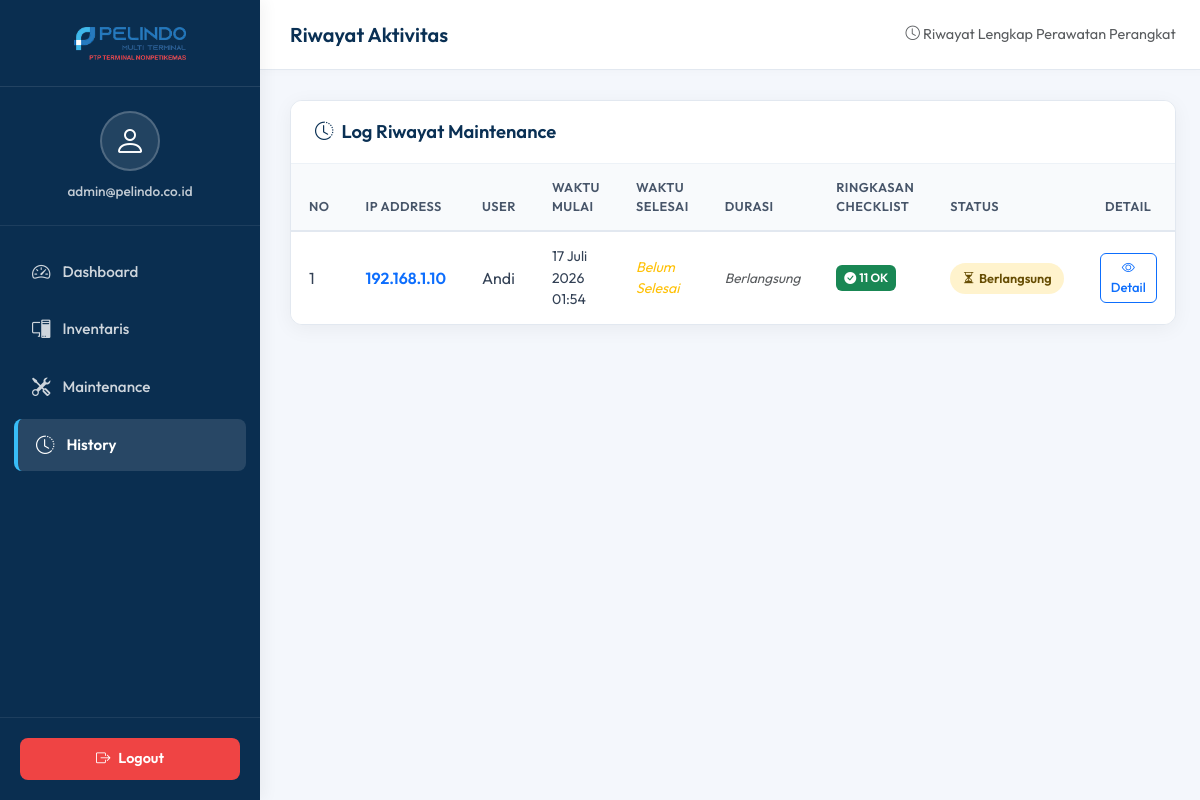
The page /history/index.php (signed in) on the database its author committed.
### tables this page shows
CREATE TABLE maintenance (

    id_maintenance      INT AUTO_INCREMENT PRIMARY KEY,

    ip_address          VARCHAR(20) NOT NULL,

    pelaksana_perawatan VARCHAR(100) NOT NULL,

    teknisi             VARCHAR(100) NOT NULL,

    tipe_perawatan      VARCHAR(100) NOT NULL,

    periode_perawatan   VARCHAR(100) NOT NULL,

    permasalahan        TEXT,

    aksi                TEXT,

    keterangan          TEXT,

    start_time          DATETIME NOT NULL,

    finish_time         DATETIME NULL DEFAULT NULL,

    status_maintenance  ENUM('Berlangsung','Selesai') NOT NULL DEFAULT 'Berlangsung',

    FOREIGN KEY(ip_address)
    REFERENCES inventaris(ip_address)
    ON UPDATE CASCADE
    ON DELETE RESTRICT

);

CREATE TABLE inventaris (
    ip_address VARCHAR(20) NOT NULL PRIMARY KEY,
    user VARCHAR(100) NOT NULL,
    jenis_barang VARCHAR(50) NOT NULL,
    sub_jenis_barang VARCHAR(50) NOT NULL,
    harga_per_unit BIGINT NOT NULL,
    serial_number VARCHAR(100) NOT NULL
);

### config/helper.php (called while the page is built, shortened)
<?php
function formatWaktuIndo(?string $datetime): string
{
    $bulan = [
        1  => 'Januari',  2  => 'Februari', 3  => 'Maret',
        4  => 'April',    5  => 'Mei',       6  => 'Juni',
        7  => 'Juli',     8  => 'Agustus',   9  => 'September',
        10 => 'Oktober',  11 => 'November',  12 => 'Desember',
    ];
    $ts  = strtotime($datetime);
    $tgl = (int) date('j',  $ts);
    $bln = (int) date('n',  $ts);
    $thn =       date('Y',  $ts);
    $jam =       date('H:i', $ts);
    return "$tgl {$bulan[$bln]} $thn $jam";
}

### history/index.php (the view, shortened to what this page needs)
<?php
include "../config/koneksi.php";
include "../config/helper.php";
$data = mysqli_query($conn, "
    SELECT
        m.id_maintenance,
        m.start_time,
        m.finish_time,
        m.status_maintenance,
        m.teknisi,
        m.tipe_perawatan,
        i.ip_address,
        i.user,
        COUNT(CASE WHEN mc.status = 'OK' THEN 1 END) as ok_count,
        COUNT(CASE WHEN mc.status = 'Perlu Perbaikan' THEN 1 END) as repair_count,
        COUNT(CASE WHEN mc.status = 'Diganti' THEN 1 END) as replace_count
    FROM maintenance m
    JOIN inventaris  i ON m.ip_address = i.ip_address
    LEFT JOIN maintenance_checklist mc ON m.id_maintenance = mc.id_maintenance
    GROUP BY m.id_maintenance
    ORDER BY m.start_time DESC
");
?>
<!DOCTYPE html>
<html lang="id">
<head>
    <link href="https://cdn.jsdelivr.net/npm/bootstrap@5.3.3/dist/css/bootstrap.min.css" rel="stylesheet">
    <link href="https://cdn.jsdelivr.net/npm/bootstrap-icons@1.11.3/font/bootstrap-icons.css" rel="stylesheet">
    <link rel="stylesheet" href="../assets/css/style.css">
</head>
<body>
<div class="sidebar-layout">
    <div class="sidebar">
        <div class="sidebar-logo">
            <div class="logo-wrapper">
                <img src="../assets/logo-pelindo.png" alt="Logo Pelindo">
            </div>
        </div>
        <div class="sidebar-user">
            <div class="sidebar-user-avatar">
                <i class="bi bi-person"></i>
            </div>
            <div class="sidebar-user-email">admin@pelindo.co.id</div>
        </div>
        <div class="sidebar-nav">
            <a href="../assets/dashboard.php"><i class="bi bi-speedometer2"></i> Dashboard</a>
            <a href="../inventaris/index.php"><i class="bi bi-pc-display"></i> Inventaris</a>
            <a href="../maintenance/index.php"><i class="bi bi-tools"></i> Maintenance</a>
            <a href="index.php" class="active"><i class="bi bi-clock-history"></i> History</a>
        </div>
        <div class="sidebar-footer">
            <a href="../assets/logout.php" class="btn-logout"><i class="bi bi-box-arrow-right"></i> Logout</a>
        </div>
    </div>
    <div class="main-content">
        <div class="top-navbar">
            <h5 class="top-navbar-title">Riwayat Aktivitas</h5>
            <div class="text-muted" style="font-size: 0.9rem;">
                <i class="bi bi-clock"></i> Riwayat Lengkap Perawatan Perangkat
            </div>
        </div>
        <div class="content-body">
            <div class="modern-card">
                <div class="modern-card-header">
                    <h5 class="modern-card-title"><i class="bi bi-clock-history me-2"></i>Log Riwayat Maintenance</h5>
                </div>
                <div class="modern-card-body p-0">
                    <div class="table-responsive">
                        <table class="table modern-table table-hover align-middle mb-0">
                            <thead>
                                <tr>
                                    <th>No</th>
                                    <th>IP Address</th>
                                    <th>User</th>
                                    <th>Waktu Mulai</th>
                                    <th>Waktu Selesai</th>
                                    <th>Durasi</th>
                                    <th>Ringkasan Checklist</th>
                                    <th>Status</th>
                                    <th width="100" class="text-center">Detail</th>
                                </tr>
                            </thead>
                            <tbody>
                                <?php
                                $no = 1;
                                if (mysqli_num_rows($data) == 0):
                                ?>
                                    <tr>
                                        <td colspan="9" class="text-center py-4 text-muted">Belum ada riwayat aktivitas.</td>
                                    </tr>
                                <?php
                                else:
                                    while ($d = mysqli_fetch_assoc($data)):
                                        $isBerlangsung = ($d['status_maintenance'] === 'Berlangsung');
                                        $durasi = hitungDurasiTeks($d['start_time'], $d['finish_time']);
                                ?>
                                    <tr>
                                        <td><?= $no++ ?></td>
                                        <td class="fw-semibold text-primary"><?= htmlspecialchars($d['ip_address']) ?></td>
                                        <td><?= htmlspecialchars($d['user']) ?></td>
                                        <td style="font-size: 0.88rem;"><?= formatWaktuIndo($d['start_time']) ?></td>
                                        <td style="font-size: 0.88rem;">
                                            <?php if ($isBerlangsung): ?>
                                                <span class="text-warning fst-italic">Belum Selesai</span>
                                            <?php else: ?>
                                                <?= formatWaktuIndo($d['finish_time']) ?>
                                            <?php endif; ?>
                                        </td>
                                        <td style="font-size: 0.85rem;">
                                            <?php if ($isBerlangsung): ?>
                                                <span class="text-muted fst-italic">Berlangsung</span>
                                            <?php else: ?>
                                                <?= htmlspecialchars($durasi) ?>
                                            <?php endif; ?>
                                        </td>
                                        <td>
                                            <div class="d-flex flex-wrap gap-1">
                                                <?php if ($d['ok_count'] > 0): ?>
                                                    <span class="badge-compact bg-success text-white" title="Item status OK"><i class="bi bi-check-circle-fill"></i> <?= $d['ok_count'] ?> OK</span>
                                                <?php endif; ?>
                                            </div>
                                        </td>
                                        <td>
                                            <span class="badge-status <?= $isBerlangsung ? 'badge-status-berlangsung' : 'badge-status-selesai' ?>">
                                                <i class="bi <?= $isBerlangsung ? 'bi-hourglass-split' : 'bi-check-circle-fill' ?>"></i>
                                                <?= htmlspecialchars($d['status_maintenance']) ?>
                                            </span>
                                        </td>
                                        <td>
                                            <div class="d-flex justify-content-center">
                                                <a href="../maintenance/detail.php?id=<?= $d['id_maintenance'] ?>" class="btn btn-sm btn-outline-primary" style="padding: 4px 10px; font-size: 0.82rem; font-weight: 500; border-radius: 6px;">
                                                    <i class="bi bi-eye"></i> Detail
                                                </a>
                                            </div>
                                        </td>
                                    </tr>
                                <?php
                                    endwhile;
                                endif;
                                ?>
                            </tbody>
                        </table>
                    </div>
                </div>
            </div>
        </div>
    </div>
</div>
</body>
</html>

### assets/css/style.css (style rules this page uses)
:root { --pelindo-primary: #005CB9; --pelindo-secondary: #0077B6; --pelindo-dark: #0A3054; --pelindo-light: #F4F7FC; --sidebar-bg: #0A2E50; --sidebar-active: rgba(255, 255, 255, 0.12); --sidebar-hover: rgba(255, 255, 255, 0.06); --card-shadow: 0 4px 20px rgba(0, 0, 0, 0.05); --border-radius: 12px; }
body { font-family: 'Outfit', sans-serif; background-color: var(--pelindo-light); color: #333333; overflow-x: hidden; }
.sidebar-layout { display: flex; min-height: 100vh; }
.sidebar { width: 260px; background-color: var(--sidebar-bg); color: white; position: fixed; height: 100vh; left: 0; top: 0; display: flex; flex-direction: column; z-index: 1000; transition: all 0.3s ease; box-shadow: 4px 0 15px rgba(0, 0, 0, 0.05); }
.sidebar-logo { padding: 16px 20px; background-color: transparent; display: flex; align-items: center; justify-content: center; border-bottom: 1px solid rgba(255, 255, 255, 0.1); }
.logo-wrapper { background-color: transparent; border-radius: 8px; padding: 8px 14px; display: flex; align-items: center; justify-content: center; width: 100%; }
.sidebar-logo img { max-height: 38px; max-width: 100%; object-fit: contain; }
.sidebar-user { padding: 24px; display: flex; flex-direction: column; align-items: center; border-bottom: 1px solid rgba(255, 255, 255, 0.08); }
.sidebar-user-avatar { width: 60px; height: 60px; border-radius: 50%; background-color: rgba(255, 255, 255, 0.1); display: flex; align-items: center; justify-content: center; font-size: 2rem; color: #ffffff; margin-bottom: 10px; border: 2px solid rgba(255, 255, 255, 0.2); }
.sidebar-user-email { font-size: 0.85rem; color: rgba(255, 255, 255, 0.75); font-weight: 500; word-break: break-all; text-align: center; }
.sidebar-nav { flex-grow: 1; padding: 20px 14px; }
.sidebar-nav a { display: flex; align-items: center; gap: 12px; color: rgba(255, 255, 255, 0.8); padding: 12px 18px; text-decoration: none; border-radius: 8px; font-weight: 500; font-size: 0.95rem; transition: all 0.2s ease; margin-bottom: 6px; }
.sidebar-nav a i { font-size: 1.15rem; }
.sidebar-nav a.active { background-color: var(--sidebar-active); color: #ffffff; font-weight: 600; border-left: 4px solid #38bdf8; }
.sidebar-footer { padding: 20px; border-top: 1px solid rgba(255, 255, 255, 0.08); }
.sidebar-footer .btn-logout { width: 100%; display: flex; align-items: center; justify-content: center; gap: 8px; background-color: #ef4444; color: white; border: none; padding: 10px; border-radius: 8px; font-weight: 600; font-size: 0.9rem; text-decoration: none; transition: background-color 0.2s ease; }
.main-content { margin-left: 260px; flex-grow: 1; min-height: 100vh; display: flex; flex-direction: column; }
.top-navbar { background-color: #ffffff; height: 70px; display: flex; align-items: center; justify-content: space-between; padding: 0 30px; box-shadow: 0 2px 10px rgba(0, 0, 0, 0.02); border-bottom: 1px solid #e2e8f0; }
.top-navbar-title { font-size: 1.25rem; font-weight: 600; color: var(--pelindo-dark); margin: 0; }
.content-body { padding: 30px; flex-grow: 1; }
.modern-card { background-color: #ffffff; border-radius: var(--border-radius); box-shadow: var(--card-shadow); border: 1px solid #e2e8f0; overflow: hidden; margin-bottom: 24px; }
.modern-card-header { background-color: #ffffff; border-bottom: 1px solid #edf2f7; padding: 20px 24px; display: flex; justify-content: space-between; align-items: center; }
.modern-card-title { font-size: 1.15rem; font-weight: 600; color: var(--pelindo-dark); margin: 0; }
.modern-card-body { padding: 24px; }
.modern-table { width: 100%; margin-bottom: 0; }
.modern-table th { background-color: #f8fafc !important; color: #475569 !important; font-weight: 600; text-transform: uppercase; font-size: 0.8rem; letter-spacing: 0.5px; padding: 14px 18px; border-bottom: 2px solid #e2e8f0; border-top: none; }
.modern-table td { padding: 14px 18px; vertical-align: middle; color: #334155; border-bottom: 1px solid #e2e8f0; }
.modern-table tr:last-child td { border-bottom: none; }
.badge-status { padding: 6px 12px; border-radius: 20px; font-weight: 600; font-size: 0.8rem; display: inline-flex; align-items: center; gap: 4px; }
.badge-status-berlangsung { background-color: #fff3cd; color: #664d03; }

### history/index.php (style rules this page uses)
.badge-compact { padding: 4px 8px; font-size: 0.75rem; font-weight: 600; border-radius: 6px; display: inline-flex; align-items: center; gap: 3px; }

### rows shown on the page
maintenance: ip_address.ip_address "192.168.1.10", ip_address.user "Andi", start_time "17 Juli 2026 01:54", shows "Belum Selesai", shows "Berlangsung", ok_count "11", status_maintenance "Berlangsung"
